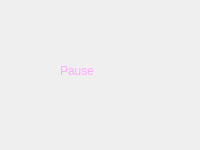
<?xml version="1.0" encoding="UTF-8"?>
<ui version="4.0">
 <class>Dialog_pause</class>
 <widget class="QDialog" name="Dialog_pause">
  <property name="geometry">
   <rect>
    <x>0</x>
    <y>0</y>
    <width>200</width>
    <height>150</height>
   </rect>
  </property>
  <property name="windowTitle">
   <string>Dialog</string>
  </property>
  <property name="styleSheet">
   <string notr="true">background-image: url(:/new/prefix1/image/dialog_back.png);R</string>
  </property>
  <property name="sizeGripEnabled">
   <bool>false</bool>
  </property>
  <property name="modal">
   <bool>false</bool>
  </property>
  <widget class="QLabel" name="label">
   <property name="geometry">
    <rect>
     <x>60</x>
     <y>50</y>
     <width>91</width>
     <height>41</height>
    </rect>
   </property>
   <property name="styleSheet">
    <string notr="true">font: 87 18pt &quot;Arial Black&quot;;
color: rgb(255, 170, 255);</string>
   </property>
   <property name="text">
    <string>Pause</string>
   </property>
  </widget>
 </widget>
 <resources/>
 <connections/>
</ui>
